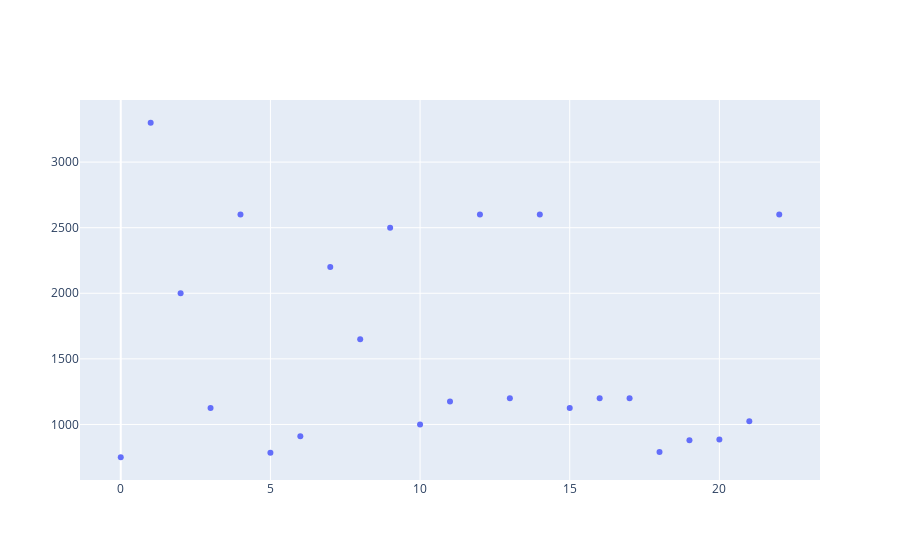

Notebook code for this chart:
### Code cell
valuation_fig = go.Figure(data=go.Scatter(y=df_players_val_analysis_2017["team_valuation_2017"], mode='markers'))
valuation_fig.show()

### Figure 1 — Plotly figure (JSON) as saved in the notebook; plotly's stock layout.template omitted (floating-point values rounded to 4 significant figures)
{"data": [{"mode": "markers", "type": "scatter", "y": [750, 3300, 2000, 1125, 2600, 785, 910, 2200, 1650, 2500, 1000, 1175, 2600, 1200, 2600, 1125, 1200, 1200, 790, 880, 885, 1025, 2600]}], "layout": {"autosize": true, "xaxis": {"autorange": true, "range": [-1.357, 23.36]}, "yaxis": {"autorange": true, "range": [539.6, 3510.0], "type": "linear"}}}
